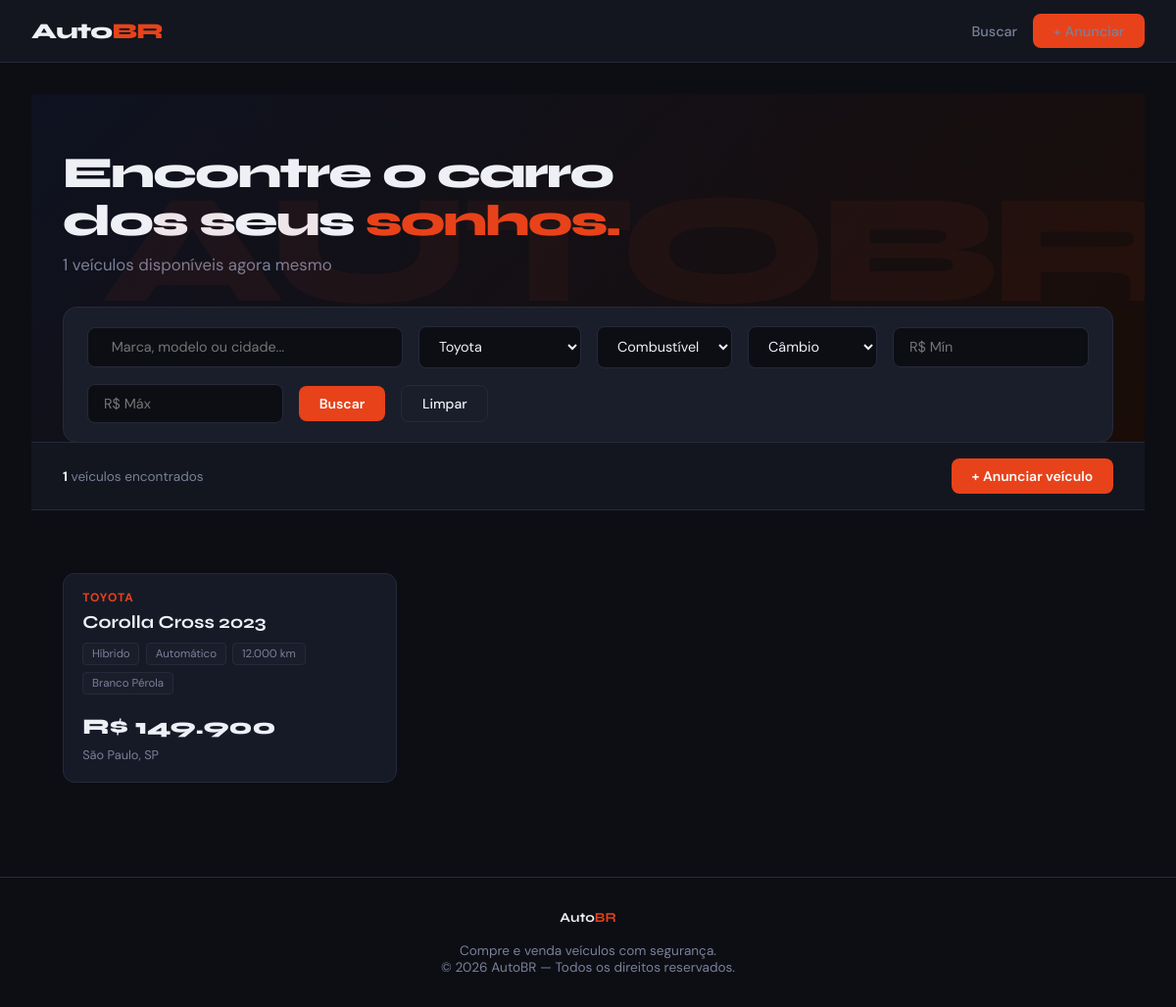
Screenshot of /?brand=Toyota with the database file from the repository.
### tables this page shows
CREATE TABLE cars (
            id INTEGER PRIMARY KEY AUTOINCREMENT,
            brand TEXT NOT NULL,
            model TEXT NOT NULL,
            year INTEGER NOT NULL,
            price REAL NOT NULL,
            mileage INTEGER NOT NULL,
            fuel TEXT NOT NULL,
            transmission TEXT NOT NULL,
            color TEXT NOT NULL,
            description TEXT,
            city TEXT NOT NULL,
            state TEXT NOT NULL,
            seller_name TEXT NOT NULL,
            seller_phone TEXT NOT NULL,
            images TEXT,
            created_at TIMESTAMP DEFAULT CURRENT_TIMESTAMP
        );

### app.py (the view)
@app.route('/')
def index():
    conn = get_db()
    search = request.args.get('search', '')
    brand = request.args.get('brand', '')
    min_price = request.args.get('min_price', '')
    max_price = request.args.get('max_price', '')
    fuel = request.args.get('fuel', '')
    transmission = request.args.get('transmission', '')
    query = 'SELECT * FROM cars WHERE 1=1'
    params = []
    if search:
        query += ' AND (brand LIKE ? OR model LIKE ? OR city LIKE ?)'
        params += [f'%{search}%', f'%{search}%', f'%{search}%']
    if brand:
        query += ' AND brand = ?'
        params.append(brand)
    if min_price:
        query += ' AND price >= ?'
        params.append(float(min_price))
    if max_price:
        query += ' AND price <= ?'
        params.append(float(max_price))
    if fuel:
        query += ' AND fuel = ?'
        params.append(fuel)
    if transmission:
        query += ' AND transmission = ?'
        params.append(transmission)
    query += ' ORDER BY created_at DESC'
    cars = conn.execute(query, params).fetchall()
    brands = [r[0] for r in conn.execute('SELECT DISTINCT brand FROM cars ORDER BY brand').fetchall()]
    conn.close()
    return render_template('index.html', cars=cars, brands=brands,
                           search=search, brand=brand, min_price=min_price,
                           max_price=max_price, fuel=fuel, transmission=transmission)

### app.py (called while the page is built)
def get_db():
    conn = sqlite3.connect(DB_PATH)
    conn.row_factory = sqlite3.Row
    return conn

### templates/index.html (shortened to what this page needs)
{% extends 'base.html' %}
{% block content %}
<section class="hero">
    <div class="hero-inner">
        <h1>Encontre o carro<br>dos seus <span>sonhos.</span></h1>
        <p>{{ cars|length }} veículos disponíveis agora mesmo</p>
        <form method="GET" action="/">
            <div class="search-bar">
                <input class="search-input" name="search" placeholder="  Marca, modelo ou cidade..." value="{{ search }}">
                <select class="search-select" name="brand">
                    {% for b in brands %}
                    <option value="{{ b }}" {% if brand == b %}selected{% endif %}>{{ b }}</option>
                    {% endfor %}
                </select>
                <select class="search-select" name="fuel">
                    <option value="">Combustível</option>
                </select>
                <select class="search-select" name="transmission">
                    <option value="">Câmbio</option>
                </select>
                <input class="search-input" style="max-width:130px" name="min_price" placeholder="R$ Mín" value="{{ min_price }}" type="number">
                <input class="search-input" style="max-width:130px" name="max_price" placeholder="R$ Máx" value="{{ max_price }}" type="number">
                <button type="submit" class="btn-primary" style="white-space:nowrap">Buscar</button>
                {% if search or brand or fuel or transmission or min_price or max_price %}
                <a href="/" class="btn-secondary" style="white-space:nowrap">Limpar</a>
                {% endif %}
            </div>
        </form>
    </div>
</section>
<div class="filter-bar">
    <span class="results-count"><strong>{{ cars|length }}</strong> veículos encontrados</span>
    <a href="/car/new" class="btn-primary" style="margin-left:auto">+ Anunciar veículo</a>
</div>
<div class="container">
    {% if cars %}
    <div class="cars-grid">
        {% for car in cars %}
        {% set icons = {'Toyota':'','Honda':'','Volkswagen':'','Chevrolet':'','Jeep':'','Hyundai':'','Fiat':'','Renault':''} %}
        <a href="/car/{{ car.id }}" class="car-card">
            <div class="car-info">
                <div class="car-brand">{{ car.brand }}</div>
                <div class="car-name">{{ car.model }} {{ car.year }}</div>
                <div class="car-tags">
                    <span class="tag">{{ car.fuel }}</span>
                    <span class="tag">{{ car.transmission }}</span>
                    <span class="tag">{{ "{:,.0f}".format(car.mileage).replace(',','.') }} km</span>
                    <span class="tag">{{ car.color }}</span>
                </div>
                <div class="car-price">R$ {{ "{:,.0f}".format(car.price).replace(',','.') }}</div>
                <div class="car-location"> {{ car.city }}, {{ car.state }}</div>
            </div>
        </a>
        {% endfor %}
    </div>
    {% else %}
    <div class="empty">
        <div style="font-size:4rem;margin-bottom:1rem"></div>
        <h2>Nenhum veículo encontrado</h2>
        <p>Tente outros filtros ou <a href="/" style="color:var(--accent)">limpe a busca</a></p>
    </div>
    {% endif %}
</div>
{% endblock %}

### static/css/styles.css (style rules this page uses)
:root { --bg: #0c0e14; --surface: #13161f; --surface2: #1a1e2b; --border: #252a3a; --accent: #e8421a; --accent2: #ff6b3d; --text: #eef0f6; --muted: #7a8099; --card: #161a26; }
* { margin: 0; padding: 0; box-sizing: border-box; }
body { background: var(--bg); color: var(--text); font-family: 'DM Sans', sans-serif; min-height: 100vh; display: flex; flex-direction: column; }
.btn-primary { background: var(--accent); color: white; padding: 0.55rem 1.3rem; border-radius: 8px; font-weight: 600; font-size: 0.875rem; text-decoration: none; transition: 0.2s; border: none; cursor: pointer; font-family: 'DM Sans', sans-serif; }
.btn-secondary { background: var(--surface2); color: var(--text); padding: 0.55rem 1.3rem; border-radius: 8px; font-weight: 500; font-size: 0.875rem; text-decoration: none; transition: 0.2s; border: 1px solid var(--border); cursor: pointer; font-family: 'DM Sans', sans-serif; }
.container { max-width: 1280px; width: 100%; margin: 0 auto; padding: 2rem; flex: 1; }

### templates/index.html (style rules this page uses)
.hero { background: linear-gradient(135deg, #0e1220 0%, #1a0d08 100%); border-bottom: 1px solid var(--border); padding: 3.5rem 2rem 0; position: relative; overflow: hidden; }
.hero::before { content: 'AUTOBR'; position: absolute; right: -2rem; top: 50%; transform: translateY(-60%); font-family: 'Syne', sans-serif; font-size: 10rem; font-weight: 800; color: rgba(232,66,26,0.06); letter-spacing: -0.05em; pointer-events: none; white-space: nowrap; }
.hero-inner { max-width: 1280px; margin: 0 auto; }
.hero h1 { font-family: 'Syne', sans-serif; font-size: 2.8rem; font-weight: 800; line-height: 1.1; letter-spacing: -0.04em; }
.hero h1 span { color: var(--accent); }
.hero p { color: var(--muted); margin-top: .5rem; font-size: 1.05rem; }
.search-bar { background: var(--surface2); border: 1px solid var(--border); border-radius: 14px; padding: 1.2rem 1.5rem; display: flex; gap: 1rem; align-items: center; flex-wrap: wrap; margin-top: 2rem; margin-bottom: -1px; }
.search-input { flex: 1; min-width: 200px; background: var(--bg); border: 1px solid var(--border); color: var(--text); padding: .65rem 1rem; border-radius: 8px; font-size: .9rem; font-family: 'DM Sans', sans-serif; outline: none; transition: border .2s; }
.search-select { background: var(--bg); border: 1px solid var(--border); color: var(--text); padding: .65rem 1rem; border-radius: 8px; font-size: .9rem; font-family: 'DM Sans', sans-serif; outline: none; cursor: pointer; }
.filter-bar { background: var(--surface); border-bottom: 1px solid var(--border); padding: 1rem 2rem; display: flex; gap: 1rem; align-items: center; flex-wrap: wrap; }
.results-count { color: var(--muted); font-size: .85rem; flex: 1; }
.results-count strong { color: var(--text); }
.cars-grid { display: grid; grid-template-columns: repeat(auto-fill, minmax(300px, 1fr)); gap: 1.5rem; padding: 2rem 0; }
.car-card { background: var(--card); border: 1px solid var(--border); border-radius: 12px; overflow: hidden; transition: transform .25s, border-color .25s, box-shadow .25s; text-decoration: none; color: inherit; display: flex; flex-direction: column; }
.car-info { padding: 1rem 1.2rem 1.2rem; flex: 1; display: flex; flex-direction: column; gap: .4rem; }
.car-brand { font-size: .75rem; font-weight: 700; color: var(--accent); text-transform: uppercase; letter-spacing: .08em; }
.car-name { font-family: 'Syne', sans-serif; font-size: 1.15rem; font-weight: 700; line-height: 1.2; }
.car-tags { display: flex; gap: .4rem; flex-wrap: wrap; margin-top: .2rem; }
.tag { background: var(--surface2); color: var(--muted); font-size: .72rem; padding: .2rem .55rem; border-radius: 4px; border: 1px solid var(--border); }
.car-price { font-family: 'Syne', sans-serif; font-size: 1.4rem; font-weight: 800; color: var(--text); margin-top: auto; padding-top: .8rem; }
.car-location { color: var(--muted); font-size: .8rem; display: flex; align-items: center; gap: .3rem; }

### rows the page displays
cars: brand "TOYOTA", model "Corolla Cross", year "2023", fuel "Híbrido", transmission "Automático", mileage "12.000", color "Branco Pérola", price "149.900", city "São Paulo", state "SP"

### other values shown
{{ cars|length }} "1"
form field brand "Toyota"
